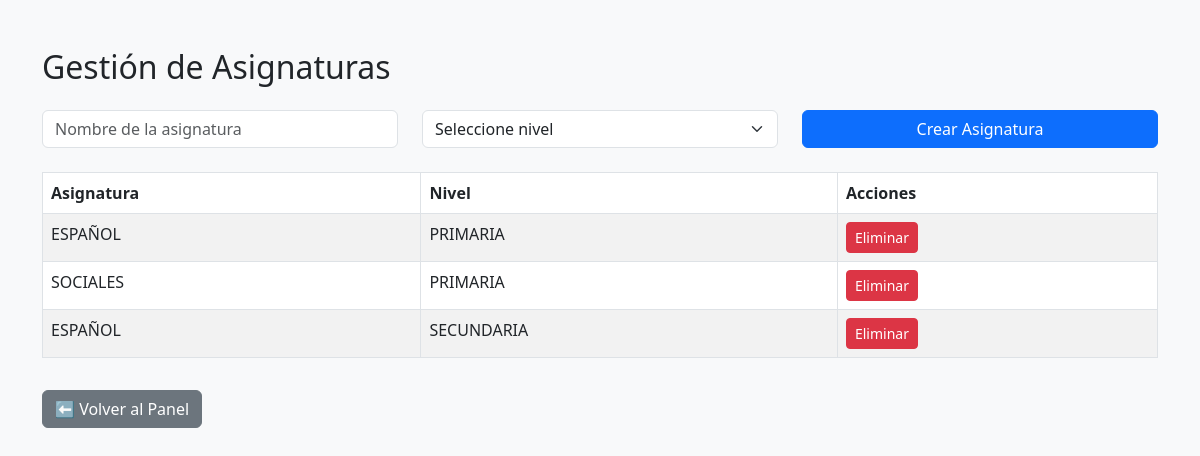
Page /public/gestion_asignaturas.php (signed in) on the committed database.
### tables this page shows
CREATE TABLE `asignaturas` (
  `id` int(11) NOT NULL,
  `nombre` varchar(100) NOT NULL,
  `nivel_id` int(11) DEFAULT NULL
);

CREATE TABLE `niveles` (
  `id` int(11) NOT NULL,
  `nombre` varchar(50) NOT NULL
);

### public/gestion_asignaturas.php (the view, shortened to what this page needs)
<?php
require_once '../config/database.php';
$stmt = $pdo->query("
    SELECT a.id, a.nombre AS asignatura, n.nombre AS nivel
    FROM asignaturas a
    JOIN niveles n ON a.nivel_id = n.id
    ORDER BY n.nombre, a.nombre
");
$asignaturas = $stmt->fetchAll();
?>
<!DOCTYPE html>
<html lang="es">
<head>
    <link href="https://cdn.jsdelivr.net/npm/bootstrap@5.3.0/dist/css/bootstrap.min.css" rel="stylesheet">
</head>
<body class="bg-light">
    <div class="container mt-5">
        <h2 class="mb-4">Gestión de Asignaturas</h2>
        <form method="POST" class="row mb-4">
            <div class="col-md-4">
                <input type="text" name="nombre_asignatura" class="form-control" placeholder="Nombre de la asignatura" required>
            </div>
            <div class="col-md-4">
                <select name="nivel_id" class="form-select" required>
                    <option value="">Seleccione nivel</option>
                </select>
            </div>
            <div class="col-md-4">
                <button type="submit" name="crear_asignatura" class="btn btn-primary w-100">Crear Asignatura</button>
            </div>
        </form>
        <table class="table table-bordered table-striped">
            <thead>
                <tr>
                    <th>Asignatura</th>
                    <th>Nivel</th>
                    <th>Acciones</th>
                </tr>
            </thead>
            <tbody>
                <?php foreach ($asignaturas as $asignatura): ?>
                    <tr>
                        <td><?= htmlspecialchars($asignatura['asignatura']) ?></td>
                        <td><?= htmlspecialchars($asignatura['nivel']) ?></td>
                        <td>
                            <a href="?eliminar=<?= $asignatura['id'] ?>" class="btn btn-danger btn-sm"
                               onclick="return confirm('¿Eliminar esta asignatura?')">Eliminar</a>
                        </td>
                    </tr>
                <?php endforeach; ?>
            </tbody>
        </table>
        <a href="admin_panel.php" class="btn btn-secondary mt-3">⬅️ Volver al Panel</a>
    </div>
</body>
</html>

### rows in the picture
asignaturas: nombre "ESPAÑOL", nivel.nombre "PRIMARIA"
asignaturas: nombre "SOCIALES", nivel.nombre "PRIMARIA"
asignaturas: nombre "ESPAÑOL", nivel.nombre "SECUNDARIA"
